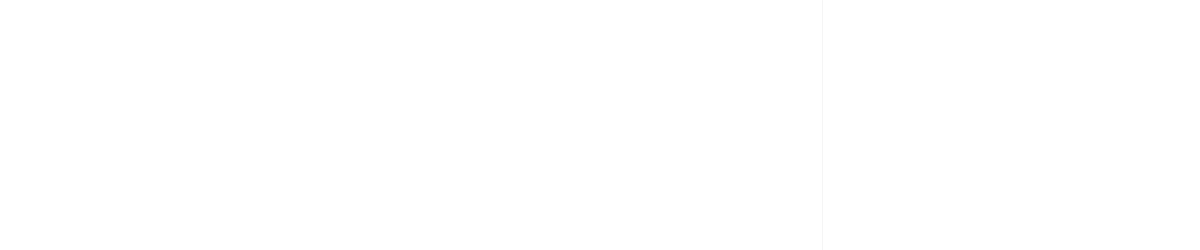
Frame 1 (no input)
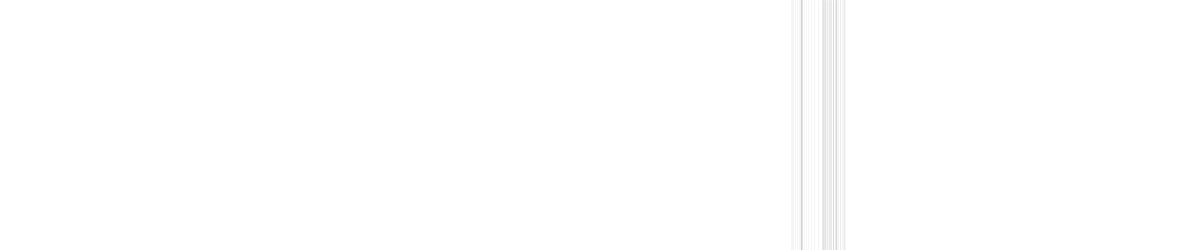
Frame 60 (the mouse pressed at the canvas centre just before this capture)
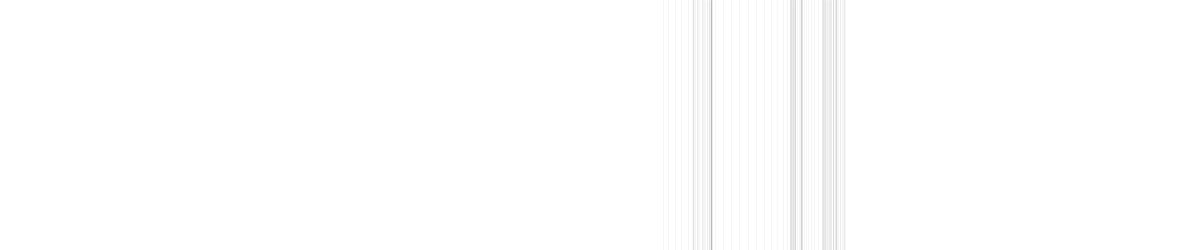
Frame 120 (the mouse held since frame 60 and released just before this capture)

The Processing sketch that drew these frames (run headless with seeded random() and noise(); from frame 60 on, the mouse is pressed at the canvas centre):

// Processing sketch: scanninglines
// ── scanninglines.pde
float xoff = 0.0;

void setup() {
  size(1200,250);
  background(255);
  noiseSeed(0);
  stroke(0, 10);
}

void draw() {
  xoff = xoff + .01;
  float n = noise(xoff) * width;
  line(n, 0, n, height);
  // println("n: "+n);
}
